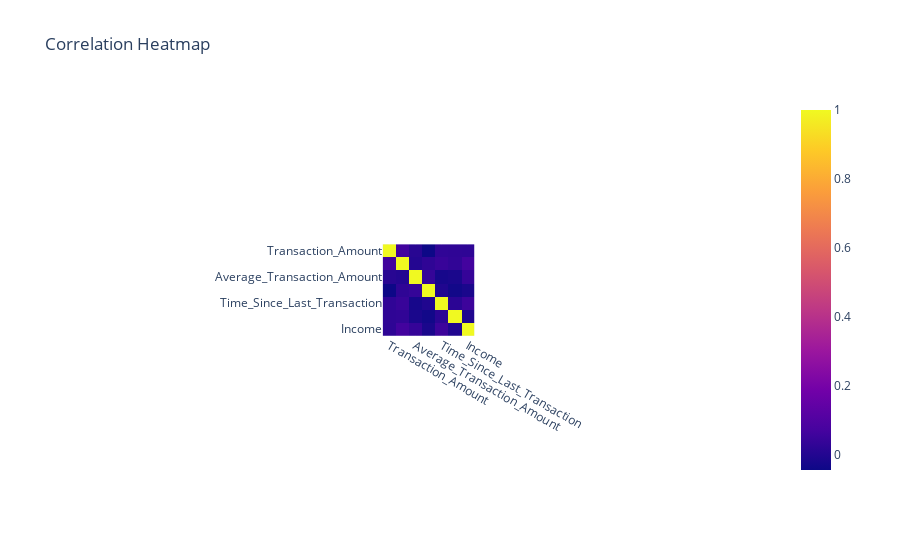

The cell this chart's notebook holds for it:
### Code cell
correlation_matrix = numeric_data.corr()
fig_corr_heatmap = px.imshow(correlation_matrix, title = 'Correlation Heatmap')
fig_corr_heatmap.show()

### Figure 1 — Plotly figure (JSON) as saved in the notebook; plotly's stock layout.template omitted (floating-point values rounded to 4 significant figures)
{"data": [{"coloraxis": "coloraxis", "hovertemplate": "x: %{x}<br>y: %{y}<br>color: %{z}<extra></extra>", "name": "0", "type": "heatmap", "x": ["Transaction_Amount", "Transaction_Volume", "Average_Transaction_Amount", "Frequency_of_Transactions", "Time_Since_Last_Transaction", "Age", "Income"], "xaxis": "x", "y": ["Transaction_Amount", "Transaction_Volume", "Average_Transaction_Amount", "Frequency_of_Transactions", "Time_Since_Last_Transaction", "Age", "Income"], "yaxis": "y", "z": [[1, 0.06235, 0.0102, -0.04397, 0.02677, 0.02502, 0.02354], [0.06235, 1, 0.003613, 0.0252, 0.04404, 0.02961, 0.06629], [0.0102, 0.003613, 1, 0.03698, -0.02347, -0.0177, 0.03765], [-0.04397, 0.0252, 0.03698, 1, -0.005798, -0.03382, -0.01821], [0.02677, 0.04404, -0.02347, -0.005798, 1, 0.01697, 0.05427], [0.02502, 0.02961, -0.0177, -0.03382, 0.01697, 1, -0.006031], [0.02354, 0.06629, 0.03765, -0.01821, 0.05427, -0.006031, 1]]}], "layout": {"autosize": true, "coloraxis": {"colorscale": [[0, "#0d0887"], [0.1111, "#46039f"], [0.2222, "#7201a8"], [0.3333, "#9c179e"], [0.4444, "#bd3786"], [0.5556, "#d8576b"], [0.6667, "#ed7953"], [0.7778, "#fb9f3a"], [0.8889, "#fdca26"], [1, "#f0f921"]]}, "title": {"text": "Correlation Heatmap"}, "xaxis": {"anchor": "y", "autorange": true, "constrain": "domain", "domain": [0.4343, 0.5657], "range": [-0.5, 6.5], "scaleanchor": "y", "type": "category"}, "yaxis": {"anchor": "x", "autorange": true, "constrain": "domain", "domain": [0, 1], "range": [6.5, -0.5], "type": "category"}}}
